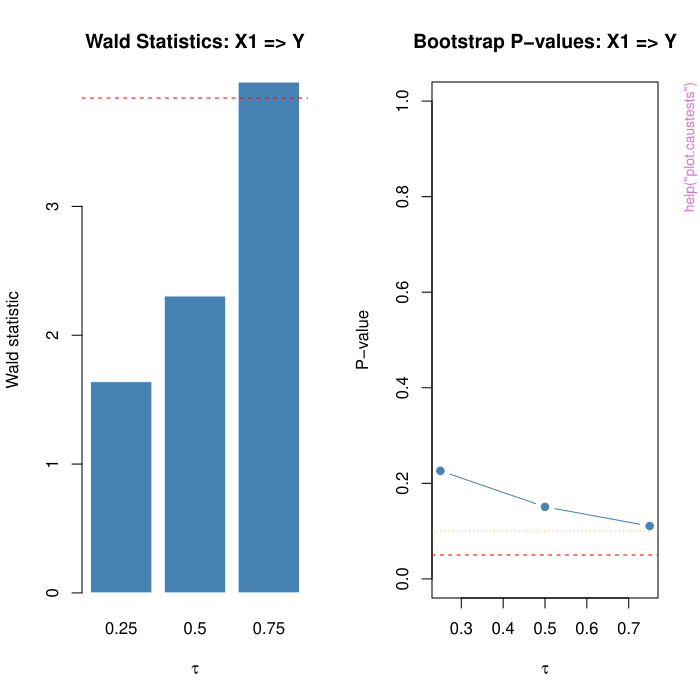

Write R code to recreate this figure.
pkgname <- "caustests"
source(file.path(R.home("share"), "R", "examples-header.R"))
options(warn = 1)
options(pager = "console")
base::assign(".ExTimings", "caustests-Ex.timings", pos = 'CheckExEnv')
base::cat("name\tuser\tsystem\telapsed\n", file=base::get(".ExTimings", pos = 'CheckExEnv'))
base::assign(".format_ptime",
function(x) {
  if(!is.na(x[4L])) x[1L] <- x[1L] + x[4L]
  if(!is.na(x[5L])) x[2L] <- x[2L] + x[5L]
  options(OutDec = '.')
  format(x[1L:3L], digits = 7L)
},
pos = 'CheckExEnv')

### * </HEADER>
library('caustests')

base::assign(".oldSearch", base::search(), pos = 'CheckExEnv')
base::assign(".old_wd", base::getwd(), pos = 'CheckExEnv')
cleanEx()
nameEx("caustests")
### * caustests

flush(stderr()); flush(stdout())

base::assign(".ptime", proc.time(), pos = "CheckExEnv")
### Name: caustests
### Title: Multiple Granger Causality Tests
### Aliases: caustests

### ** Examples

# Load example data
data(caustests_data)

## No test: 
# Test 1: Toda-Yamamoto test
result1 <- caustests(caustests_data, test = 1, nboot = 199)
print(result1)
summary(result1)

# Test 3: Single Fourier Toda-Yamamoto
result3 <- caustests(caustests_data, test = 3, kmax = 2, nboot = 199)
print(result3)

# Test 6: Quantile causality (fewer quantiles for speed)
result6 <- caustests(caustests_data, test = 6, 
                     quantiles = c(0.25, 0.50, 0.75), nboot = 199)
print(result6)
## End(No test)




base::assign(".dptime", (proc.time() - get(".ptime", pos = "CheckExEnv")), pos = "CheckExEnv")
base::cat("caustests", base::get(".format_ptime", pos = 'CheckExEnv')(get(".dptime", pos = "CheckExEnv")), "\n", file=base::get(".ExTimings", pos = 'CheckExEnv'), append=TRUE, sep="\t")
cleanEx()
nameEx("caustests_data")
### * caustests_data

flush(stderr()); flush(stdout())

base::assign(".ptime", proc.time(), pos = "CheckExEnv")
### Name: caustests_data
### Title: Example Time Series Dataset for Causality Tests
### Aliases: caustests_data
### Keywords: datasets

### ** Examples

data(caustests_data)
head(caustests_data)
summary(caustests_data)

# Check correlations
cor(caustests_data)




base::assign(".dptime", (proc.time() - get(".ptime", pos = "CheckExEnv")), pos = "CheckExEnv")
base::cat("caustests_data", base::get(".format_ptime", pos = 'CheckExEnv')(get(".dptime", pos = "CheckExEnv")), "\n", file=base::get(".ExTimings", pos = 'CheckExEnv'), append=TRUE, sep="\t")
cleanEx()
nameEx("plot.caustests")
### * plot.caustests

flush(stderr()); flush(stdout())

base::assign(".ptime", proc.time(), pos = "CheckExEnv")
### Name: plot.caustests
### Title: Plot Quantile Causality Results
### Aliases: plot.caustests

### ** Examples

## No test: 
data(caustests_data)
result <- caustests(caustests_data, test = 6,
                    quantiles = c(0.25, 0.50, 0.75), nboot = 199)
plot(result)
## End(No test)




base::assign(".dptime", (proc.time() - get(".ptime", pos = "CheckExEnv")), pos = "CheckExEnv")
base::cat("plot.caustests", base::get(".format_ptime", pos = 'CheckExEnv')(get(".dptime", pos = "CheckExEnv")), "\n", file=base::get(".ExTimings", pos = 'CheckExEnv'), append=TRUE, sep="\t")
### * <FOOTER>
###
cleanEx()
options(digits = 7L)
base::cat("Time elapsed: ", proc.time() - base::get("ptime", pos = 'CheckExEnv'),"\n")
grDevices::dev.off()
###
### Local variables: ***
### mode: outline-minor ***
### outline-regexp: "\\(> \\)?### [*]+" ***
### End: ***
quit('no')
